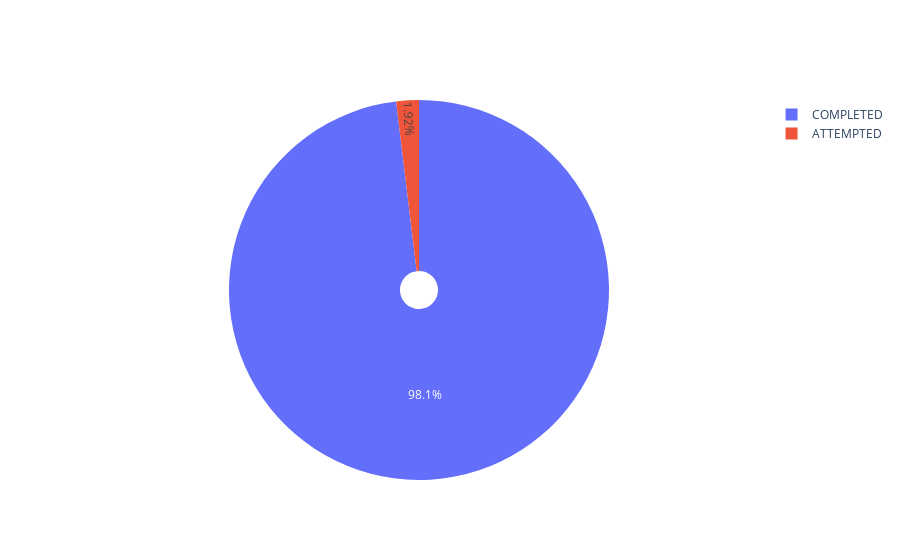

Notebook source saved alongside this figure:
### Code cell
# Visualize , attempted crimes
# Donut Pie chart
crime_attempt_counts = list(complaint_df["crm_atpt_cptd_cd"].value_counts())
crime_category = list(complaint_df["crm_atpt_cptd_cd"].value_counts().index)
fig2 = go.Figure(data=[go.Pie(labels=crime_category, values=crime_attempt_counts, hole=0.1)])
fig2.show()

### Figure 1 — Plotly figure (JSON) as saved in the notebook; plotly's stock layout.template omitted (floating-point values rounded to 4 significant figures)
{"data": [{"hole": 0.1, "labels": ["COMPLETED", "ATTEMPTED"], "type": "pie", "values": [7291, 143]}], "layout": {}}
